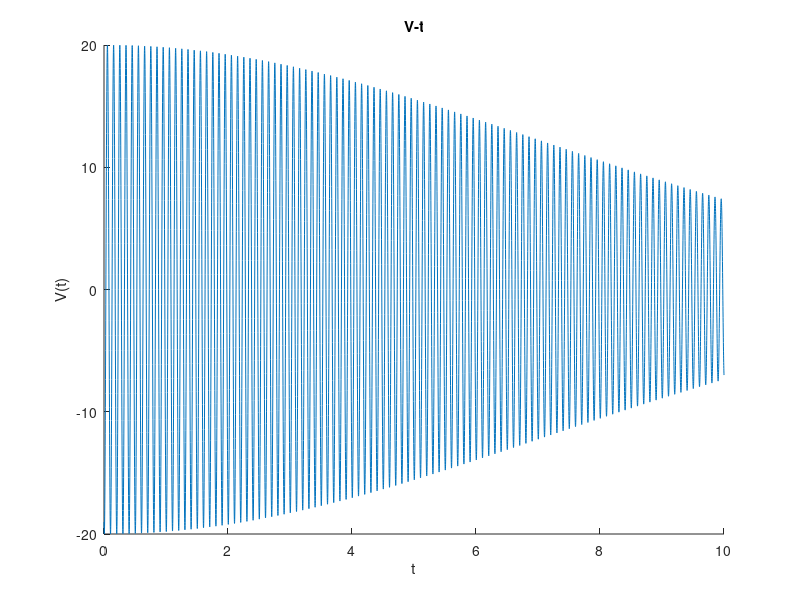
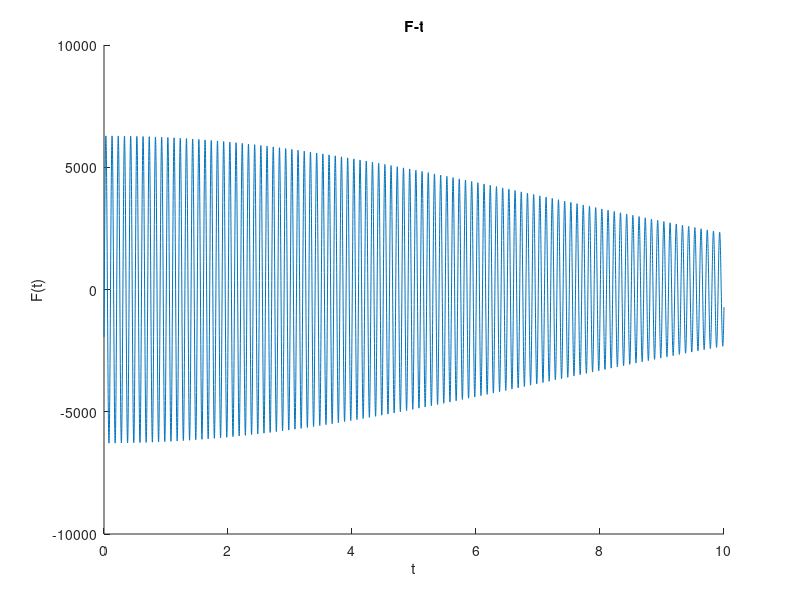

MATLAB code for these plots, in order:
function[] = F74056069_hw1_prob3()

t = 0:0.001:10;
figure;
hold on;
title('V-t');
xlabel('t');
ylabel('V(t)');
plot(t, -20 .* exp(-0.01 .* (t.^2)) .* sin(20 .* pi .* t + 2 * pi / 5));
hold off;

t = 0:0.001:10;
figure;
hold on;
title('F-t');
xlabel('t');
ylabel('F(t)');
plot(t, 5 .* (-0.4 .* t .* exp(-0.01 .* (t.^2)) .* sin(20 .* pi .* t + 2 * pi / 5) - 400 .* pi .* exp(-0.01 .* (t.^2)) .* cos(20 .* pi .* t + 2 * pi / 5)));
hold off;

t=8;
fprintf('F(8) = %.6f\n',5 .* (-0.4 .* t .* exp(-0.01 .* (t.^2)) .* sin(20 .* pi .* t + 2 * pi / 5) - 400 .* pi .* exp(-0.01 .* (t.^2)) .* cos(20 .* pi .* t + 2 * pi / 5)));
